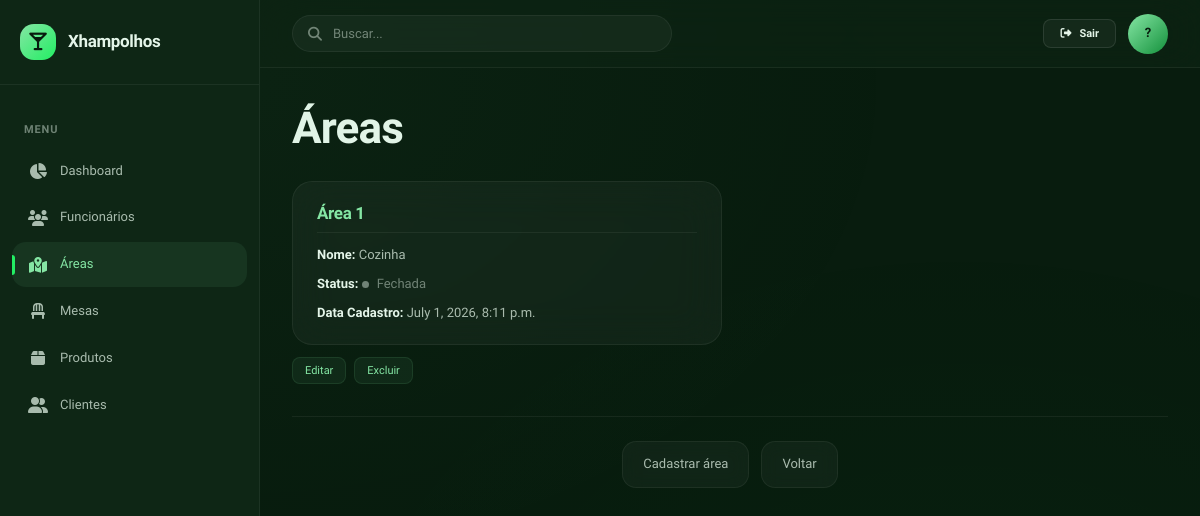
Page /empresas/1/areas/ on the committed database.
### apps/empresas/models.py (models this page shows, shortened)
class AreaModel(models.Model):
    empresa = models.ForeignKey(
        EmpresaModel,
        on_delete=models.CASCADE,
        related_name="areas"
    )
    nome = models.CharField(max_length=255)
    aberta = models.BooleanField(default=True)
    data_cadastro = models.DateTimeField(auto_now_add=True)

### apps/empresas/views.py (the view)
# urls.py: path("<int:id>/areas/", views.areasView, name="areas"),
def areasView(request, id):
    empresa = get_object_or_404(EmpresaModel, id=id)
    contexto = {
        "id": id,
        "areas": empresa.areas.all(),
        "empresa": empresa,
    }
    return render(request, "empresas/areas/empresasAreas.html", contexto)

### templates/empresas/areas/empresasAreas.html (shortened to what this page needs)
{% extends 'empresas/base.html' %}
{% block inner_content %}
    <h1>Áreas</h1>
    <div class="lista-areas">
        {% for area in areas %}
        <div class="entity-grid-item">
            {% include "componentes/areaCard.html" %}
            <div class="lista-actions">
                <a href="{% url 'empresas:areasEditar' area.empresa.id area.id %}">Editar</a>
                <a href="{% url 'empresas:areasDeletar' area.empresa.id area.id %}">Excluir</a>
            </div>
        </div>
        {% endfor %}
    </div>
    <div class="nav-links">
        <a href="{% url 'empresas:areasCadastrar' id %}">Cadastrar área</a>
        <a href="{% url 'empresas:overview' id %}">Voltar</a>
    </div>
{% endblock %}

### templates/componentes/areaCard.html
<div class="entity-card">
    <h3>Área {{ area.id }}</h3>
    <p><strong>Nome:</strong> {{ area.nome }}</p>
    <p>
        <strong>Status:</strong>
        {% if area.aberta %}
            <span class="status status-aberta">Aberta</span>
        {% else %}
            <span class="status status-fechada">Fechada</span>
        {% endif %}
    </p>
    <p><strong>Data Cadastro:</strong> {{ area.data_cadastro }}</p>
</div>

### static/css/variables.css (style rules this page uses)
:root { --bg-deep: #081C0E; --bg-surface-1: #0E2615; --bg-surface-2: #14311D; --bg-elevated: #1A3D25; --primary: #85E6A4; --primary-light: #A8F0BF; --primary-dark: #14913C; --accent: #22EE63; --accent-glow: rgba(34, 238, 99, 0.12); --text-primary: #E4F5E9; --text-secondary: rgba(228, 245, 233, 0.72); --text-muted: rgba(228, 245, 233, 0.45); --glass-bg: rgba(255, 255, 255, 0.04); --glass-hover: rgba(255, 255, 255, 0.07); --glass-active: rgba(133, 230, 164, 0.08); --glass-border: rgba(255, 255, 255, 0.06); --glass-border-hover: rgba(255, 255, 255, 0.1); --glass-blur: 20px; --border-subtle: rgba(255, 255, 255, 0.06); --border-default: rgba(255, 255, 255, 0.1); --shadow-sm: 0 1px 3px rgba(0, 0, 0, 0.3); --shadow-md: 0 4px 20px rgba(0, 0, 0, 0.4); --shadow-lg: 0 8px 40px rgba(0, 0, 0, 0.5); --shadow-xl: 0 16px 60px rgba(0, 0, 0, 0.6); --shadow-glow: 0 0 24px rgba(34, 238, 99, 0.08); --font-display: 'Lexend', sans-serif; --font-body: 'Lexend', sans-serif; --text-xs: 0.6875rem; --text-sm: 0.8125rem; --text-base: 0.9375rem; --text-lg: 1.0625rem; --text-xl: 1.25rem; --text-2xl: 1.5rem; --text-3xl: 2rem; --text-4xl: 2.75rem; --text-5xl: 3.5rem; --space-1: 4px; --space-2: 8px; --space-3: 12px; --space-4: 16px; --space-5: 20px; --space-6: 24px; --space-8: 32px; --space-10: 40px; --space-12: 48px; --space-16: 64px; --radius-sm: 8px; --radius-md: 14px; --radius-lg: 20px; --radius-xl: 24px; --radius-2xl: 28px; --radius-full: 9999px; --transition-fast: 150ms cubic-bezier(0.16, 1, 0.3, 1); --transition-base: 250ms cubic-bezier(0.16, 1, 0.3, 1); --transition-slow: 400ms cubic-bezier(0.16, 1, 0.3, 1); --sidebar-width: 260px; --topbar-height: 68px; }

### static/css/base.css (style rules this page uses)
*, *::before, *::after { margin: 0; padding: 0; box-sizing: border-box; }
html { font-size: 16px; -webkit-font-smoothing: antialiased; -moz-osx-font-smoothing: grayscale; }
body { font-family: var(--font-body); font-size: var(--text-base); line-height: 1.6; color: var(--text-primary); background: var(--bg-deep); min-height: 100vh; overflow-x: hidden; }
body::before { content: ''; position: fixed; top: 0; left: 0; width: 100%; height: 100%; background: radial-gradient(ellipse at 20% 10%, rgba(133, 230, 164, 0.03) 0%, transparent 50%), radial-gradient(ellipse at 80% 90%, rgba(34, 238, 99, 0.02) 0%, transparent 50%); pointer-events: none; z-index: 0; }
h1, h2, h3, h4, h5, h6 { font-family: var(--font-display); font-weight: 600; line-height: 1.3; color: var(--text-primary); letter-spacing: -0.02em; }
h1 { font-size: var(--text-4xl); margin-bottom: var(--space-2); font-weight: 700; }
h3 { font-size: var(--text-xl); margin-bottom: var(--space-3); }
p { margin-bottom: var(--space-4); color: var(--text-secondary); }
a { color: var(--primary); text-decoration: none; transition: color var(--transition-fast); }
strong { font-weight: 600; color: var(--text-primary); }

### rows in the picture
AreaModel: id "1", nome "Cozinha", aberta "Fechada", data_cadastro "July 1, 2026, 8:11 p.m."
